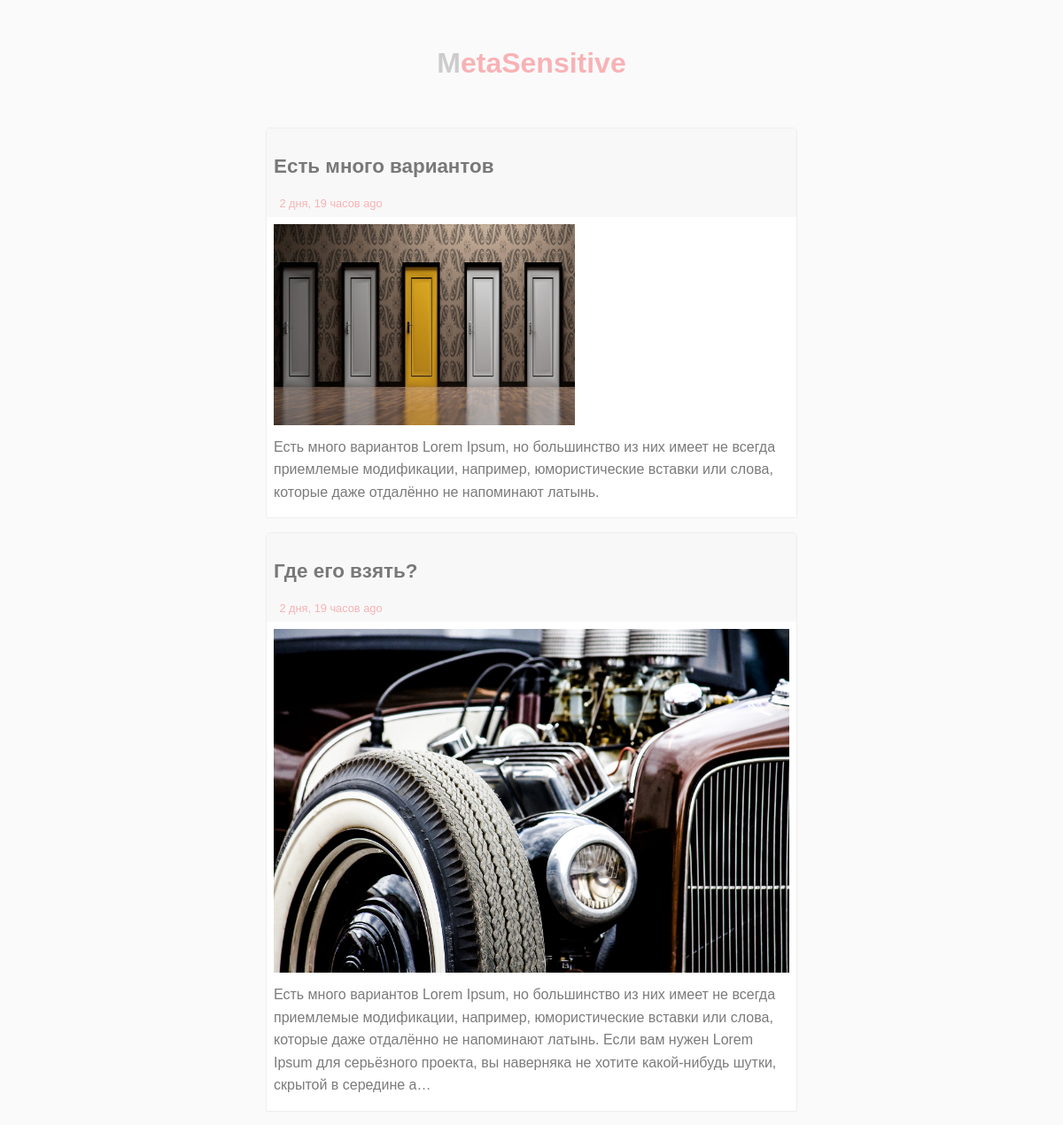
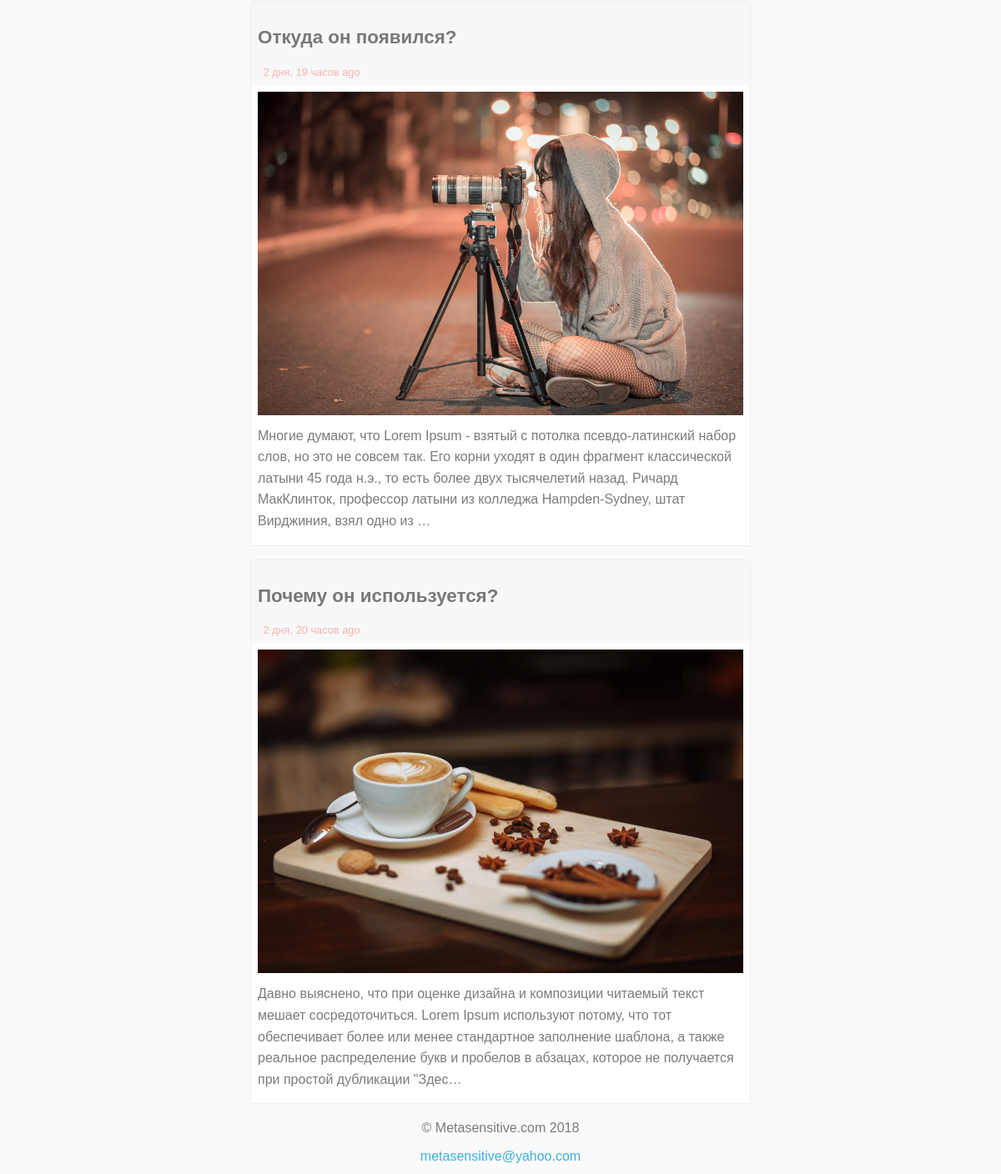
The page / on the database its author committed (2 pictures, top to bottom).
### blog/models.py (models this page shows, shortened)
class Post(models.Model):
    author = models.ForeignKey('auth.User', on_delete=models.CASCADE)
    title = models.CharField(max_length=200)
    image = models.ImageField(blank=True, upload_to='images/blog/%Y/%m/%d', help_text='150x150px', verbose_name='Ссылка картинки')
    text = models.TextField()
    created_date = models.DateTimeField(
            default=timezone.now)
    published_date = models.DateTimeField(
            blank=True, null=True)

### blog/views.py (the view)
# urls.py: url(r'^$', views.post_list, name='post_list'),
def post_list(request):
    posts = Post.objects.filter(published_date__lte=timezone.now()).order_by('-published_date')
    return render(request, 'post_list.html', {'posts': posts})

### templates/post_list.html
{% extends 'base.html' %}
{% load humanize %}
{% block content %}
 {% for post in posts %}
        <article class="post">
        	<div class="top">
            <h2><a href="{% url 'post_detail' pk=post.pk %}">{{ post.title }}</a></h2>
            <div class="small pink">
                 {{ post.published_date|naturaltime }}
            </div>
        </div>
        <div class="content">
            {% if post.image %}
        <img src="{{ MEDIA_URL }}{{ post.image.url }}">
        {% endif %}
            {% autoescape off %}
            <p>{{ post.text|linebreaksbr|truncatechars:300 }}</p>
            {% endautoescape %}
        </div>
        </article>
    {% endfor %}
    {% endblock %}

### templates/base.html (shortened to what this page needs)
{% load static %}
{% load meta_tags %}
<!DOCTYPE html>
<html>
  <head>
    <link rel="stylesheet" href="{% static 'css/app.css' %}">
  </head>
  <body class="wrap">
   {% block body %}
     <header class="header">
       <h1 class="sitename"><a href="/">MetaSensitive</a></h1>
      </header>
       <div class="container">
        {% block content %}
        {% endblock %}
      </div>
      <footer class="footer">
        <p>&copy; Metasensitive.com 2018</p>
        <p><a href="mailto:metasensitive@yahoo.com?subject=Вопрос по HTML">metasensitive@yahoo.com</a></p>
      </footer>
    {% endblock body %}
  </body>
</html>

### static/css/app.css (style rules this page uses)
* { box-sizing: border-box; }
body { margin:0; padding:0; }
img { max-width:100%; height:auto; margin:0 auto; }
a { color:#3bb0e1; }
a, a:hover { text-decoration:none; }
.small { font-size:.9rem; }
.wrap { background:#fafafa; }
body { font-size:100%; font-family: sans-serif; }
h1.sitename { text-align:center; padding:1em; }
h1.sitename a { color:#f8b2b5; }
h1.sitename:first-letter { color:#ccc; }
a { text-decoration:none; }
h1 { color:#787878; }
p { margin:.5em 0; line-height:1.6; color:#7b7b7b; font-weight:lighter; }
.pink { color:#f8b2b5; }
.top { background:#f8f8f8; padding:.5em; position:relative; }
.post { background:#fff; width:50%; margin:0 auto; margin-bottom:1em; border:1px solid#eee; border-radius:5px 5px 0 0; overflow:hidden; }
.top a { font-size:1.4rem; line-height:1.2; color:#787878; }
.content { padding:.5em; }
.small { font-size:.8rem; margin-left:.5em; }
.footer { text-align: center; }

### rows shown on the page
Post: title "Есть много вариантов", published_date "2 дня, 19 часов ago", image (picture), text "Есть много вариантов Lorem Ipsum, но большинство из них имеет не всегда приемлемые модификации, например, юмористические вставки или слова, которые даже отдалённо не напоминают латынь."
Post: title "Где его взять?", published_date "2 дня, 19 часов ago", image (picture), text "Есть много вариантов Lorem Ipsum, но большинство из них имеет не всегда приемлемые модификации, например, юмористические вставки или слова, которые даже отдалённо не напоминают латынь. Если вам нужен Lorem Ipsum для серьёзного проекта, вы наверняка не хотите какой-нибудь шутки, скрытой в середине а…"
Post: title "Откуда он появился?", published_date "2 дня, 19 часов ago", image (picture), text "Многие думают, что Lorem Ipsum - взятый с потолка псевдо-латинский набор слов, но это не совсем так. Его корни уходят в один фрагмент классической латыни 45 года н.э., то есть более двух тысячелетий назад. Ричард МакКлинток, профессор латыни из колледжа Hampden-Sydney, штат Вирджиния, взял одно из …"
Post: title "Почему он используется?", published_date "2 дня, 20 часов ago", image (picture), text "Давно выяснено, что при оценке дизайна и композиции читаемый текст мешает сосредоточиться. Lorem Ipsum используют потому, что тот обеспечивает более или менее стандартное заполнение шаблона, а также реальное распределение букв и пробелов в абзацах, которое не получается при простой дубликации \"Здес…"
